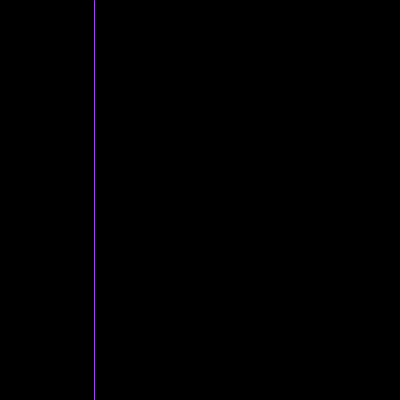
Frame 1 (no input)
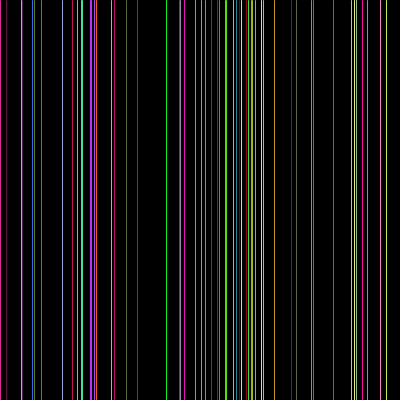
Frame 60 (the mouse pressed at the canvas centre just before this capture)
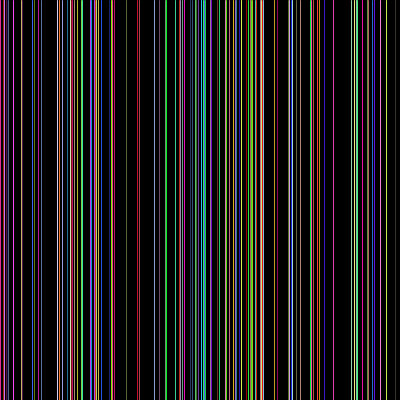
Frame 120 (the mouse held since frame 60 and released just before this capture)

The Processing sketch that drew these frames (run headless with seeded random() and noise(); from frame 60 on, the mouse is pressed at the canvas centre):

// Processing sketch: ACM_01
// ── ACM_01.pde
/**
 * ACM 01
 * Eduardo Morais 2012
 * para Processing 2.0
 *
 * Desenha linhas verticais aleatórias. A cor é aleatória.
 * Tem teclas para limpar o ecrã e para limpar a imagem.
 *
 */


// declara variavel global para guardar o numero de imagens gravadas:
int numImagem = 0;


void setup() {
  size(400,400);
  frameRate(5);
  background(0);
}


void draw() {
  // cor do traço:
  int r = randomcor();
  int g = randomcor();
  int b = randomcor();
  stroke(r, g, b);

  // posição horizontal:
  int posX = int(random(0, width));

  // desenha linha:
  line(posX,0,posX,height);
}


// função que é executada sempre que uma tecla é largada:
void keyReleased() {
  // se a tecla for o L (maiúsculo ou minúsculo):
  if (key == 'l' || key == 'L') {
    background(0); // apaga a imagem
  }

  // se a tecla for o S (maiúsculo ou minúsculo):
  if (key == 's' || key == 'S') {
    
    // grava imagem com este nome:
    save("imagem-" + numImagem + ".png");

    // escreve mensagem na consola:
    println("Imagem " + numImagem + " gravada!");
    // incrementa a varioável global para garantir que a seguir será gravado um ficheiro diferente:
    numImagem = numImagem + 1;
  }
}


// função que devolve um número inteiro aleatório entre 0 e 255:
int randomcor() {
  return int(random(0,255));
}
